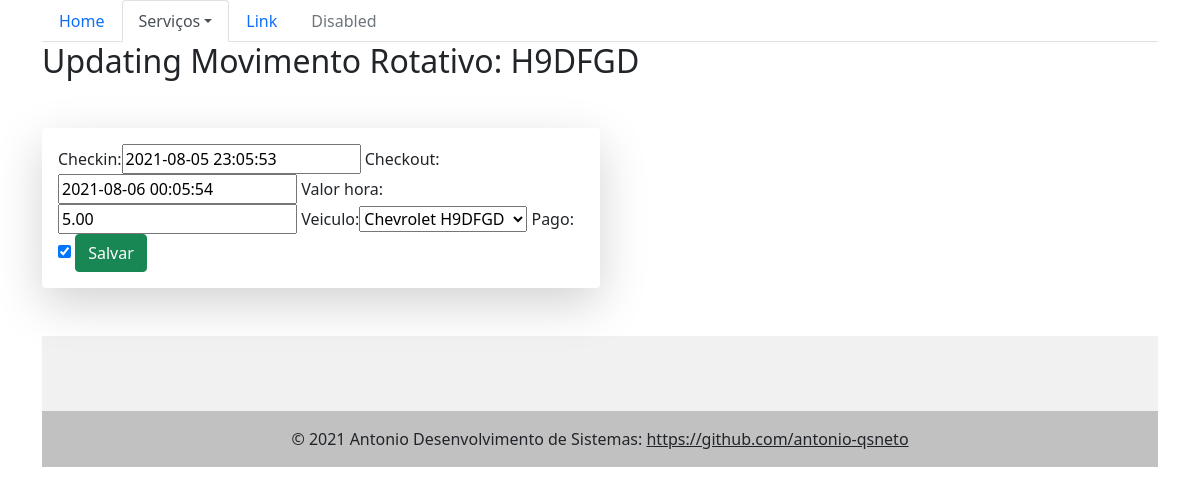
/mov_rot_update/1/, run on an earlier commit of the app's database.
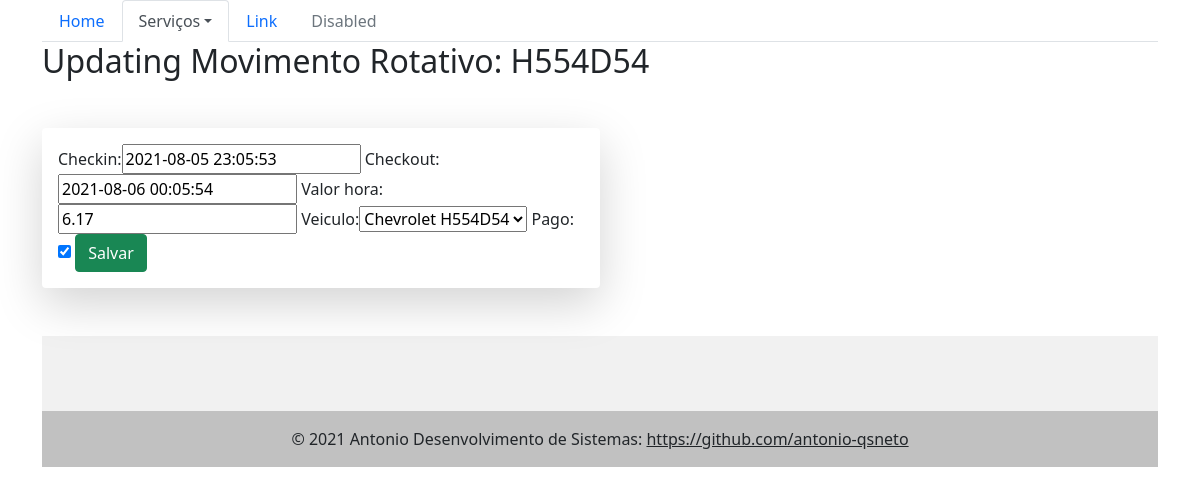
And on a later commit of the database.
### core/models.py (models this page shows, shortened)
class MovRotativo(models.Model):
    checkin = models.DateTimeField(auto_now=False)
    checkout = models.DateTimeField(auto_now=False, null=True, blank=True)
    valor_hora = models.DecimalField(max_digits=5, decimal_places=2)
    veiculo = models.ForeignKey(Veiculo, on_delete=models.PROTECT)
    pago = models.BooleanField(default=False)
    def __str__(self):
        return self.veiculo.placa

class Veiculo(models.Model):
    proprietario = models.ForeignKey(Pessoa, on_delete=models.PROTECT)
    marca = models.ForeignKey(Marca, on_delete=models.PROTECT)
    placa = models.CharField(max_length=7)
    cor = models.CharField(max_length=15)
    observacoes = models.TextField()
    def __str__(self):
        return "{} {}".format(self.marca, self.placa)

### core/views.py (the view)
def movrotativos_update(request, id):
    data = {}
    mov_rotativo = MovRotativo.objects.get(id=id)
    form = MovRotativoForm(request.POST or None, instance=mov_rotativo)
    data['mov_rotativo'] = mov_rotativo
    data['form'] = form
    if request.method == 'POST':
        if form.is_valid():
            form.save()
            return redirect('core_lista_movrot')
    else:
        return render(request, 'core/update_movrotativos.html', data)

### core/form.py
class MovRotativoForm(ModelForm):
    class Meta:
        model = MovRotativo
        fields = '__all__'

### core/models.py (called while the page is built)
    def __str__(self):
        return self.nome

### core/templates/core/update_movrotativos.html (shortened to what this page needs)
{% extends "base.html" %}  {% load bootstrap %}
{% block menu %}
<ul class="nav nav-tabs">
  <li class="nav-item">
    <a class="nav-link" href="{% url "core_home" %}">Home</a>
  </li>
  <li class="nav-item dropdown">
    <a
      class="nav-link dropdown-toggle active"
      data-toggle="dropdown"
      href="#"
      role="button"
      aria-haspopup="true"
      aria-expanded="false"
      >Serviços</a
    >
  </li>
  <li class="nav-item">
    <a class="nav-link" href="#">Link</a>
  </li>
  <li class="nav-item">
    <a class="nav-link disabled" href="#">Disabled</a>
  </li>
</ul>
{% endblock menu %}
{% block main %}
<h2 class="mb-5">Updating Movimento Rotativo: {{ mov_rotativo }}</h2>
<div class="container">
  <div class="row">
    <div class="col-6 shadow-lg p-3 mb-5 bg-white rounded">
       <form
  action="{% url 'core_movrotativos_update' mov_rotativo.id %}"
  method="POST"
>
  {% csrf_token %} {{ form|bootstrap }}
  <button class="btn btn-success" type="submit">Salvar</button>
</form>
    </div>
  </div>
</div>
{% endblock main %}

What changed in the data, as far as the page shows it:
changed MovRotativo: veiculo.placa "H9DFGD" → "H554D54"; valor_hora "5.00" → "6.17"; veiculo "Chevrolet H9DFGD" → "Chevrolet H554D54"
